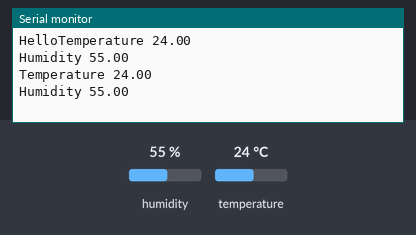
The sketch below on a simulated ESP8266 (NodeMCU). Parts: the last lines printed to the serial monitor. The inputs (shaded band) are chosen by the test bench; at power-on: humidity 55 %, temperature 24 °C.

Above: at 4.8 s.
4.9 s: humidity set to 22 %
At 6.7 s:
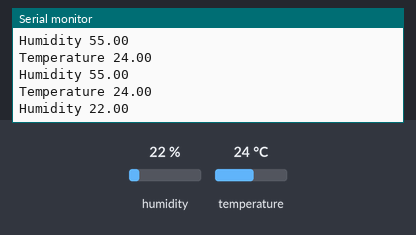
7.9 s: temperature set to 12 °C
At 8.4 s:
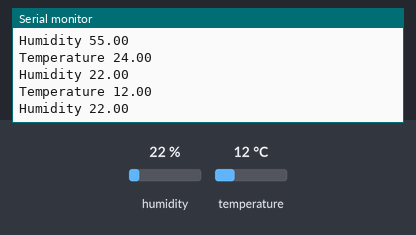
10.9 s: humidity set to 40 %
At 13.0 s:
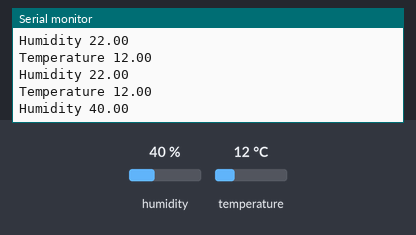
Timing chart, 0 to 14.5 s (numbered marks = the images above; inputs shaded):
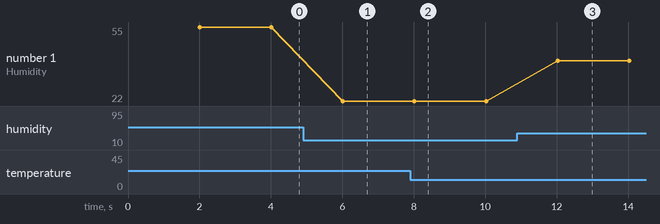

The sketch:

nodeMCU.ino
```cpp
#include <ESP8266WiFi.h>
#include <Adafruit_Sensor.h>
#include <DHT.h>
#include <DHT_U.h>
#include <ArduinoJson.h>

#define DHTPIN 4
#define DHTTYPE    DHT11

DHT_Unified dht(DHTPIN, DHTTYPE); // Vytvorenie objektu DHT

void setup(){
	Serial.begin(115200);
  Serial.print("Hello");
  dht.begin();

  sensor_t sensor;
}

void loop() {
  delay(2000);

  sensors_event_t event;
   dht.temperature().getEvent(&event);
  if (isnan(event.temperature)) {
    Serial.println(F("Error reading temperature!"));
  }
  else {
    Serial.print(F("Temperature "));
    Serial.print(event.temperature);
    Serial.println(F(""));
  }

  dht.humidity().getEvent(&event);
  if (isnan(event.relative_humidity)) {
    Serial.println(F("Error reading humidity!"));
  }
  else {
    Serial.print(F("Humidity "));
    Serial.print(event.relative_humidity);
    Serial.println(F(""));
  }
}
```

Measured:
- after the input at 4.9 s, the serial monitor: prints a new line after 1.1 s (image 1)
- after the input at 7.9 s, the serial monitor: prints a new line after 0.12 s (image 2)
- after the input at 10.9 s, the serial monitor: prints a new line after 1.1 s (image 3)
- plotted number 1: 55 → 22 after the input at 4.9 s, 22 → 40 after the input at 10.9 s
